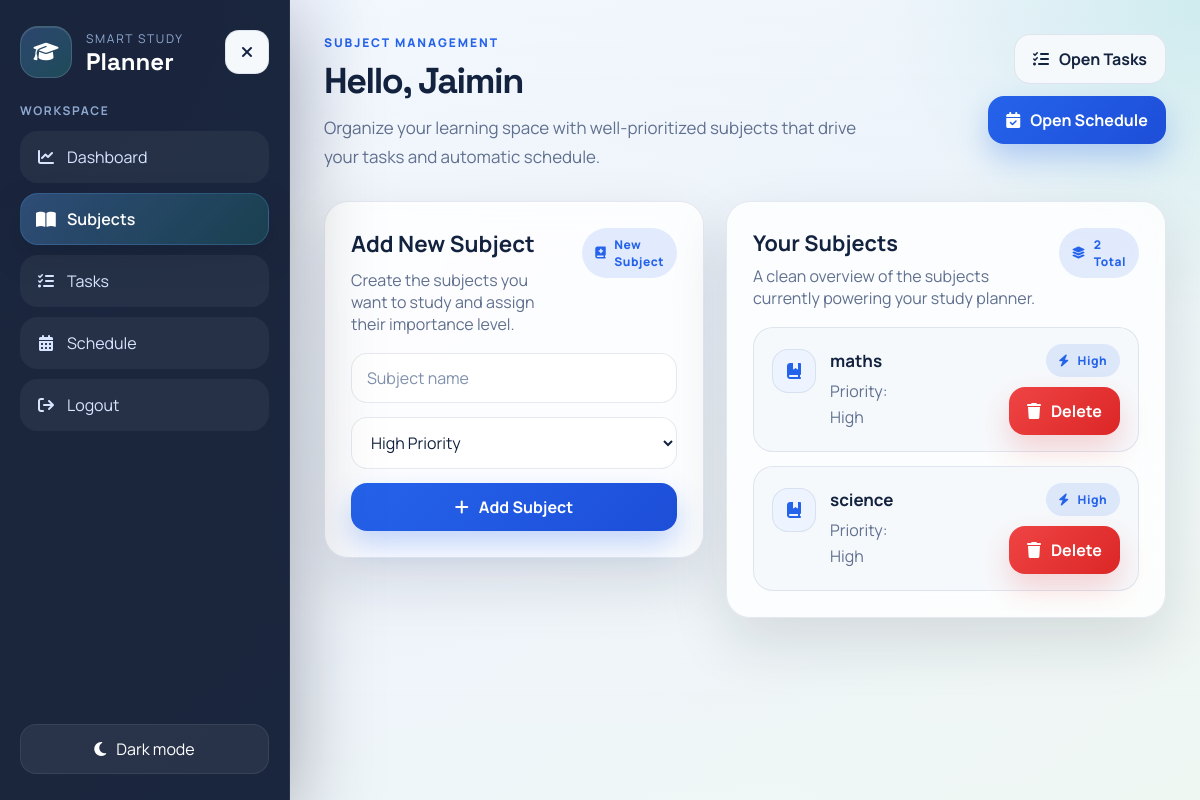
The page /subjects (signed in) on the database its author committed.
### tables this page shows
CREATE TABLE subjects(
            id INTEGER PRIMARY KEY AUTOINCREMENT,
            user_id INTEGER NOT NULL,
            name TEXT NOT NULL,
            priority TEXT NOT NULL,
            created_at TIMESTAMP DEFAULT CURRENT_TIMESTAMP,
            FOREIGN KEY (user_id) REFERENCES users (id)
        );

### app.py (the view, shortened to what this page needs)
@app.route("/subjects", methods=["GET", "POST"])
@login_required
def subjects():
    error = None
    conn = get_db_connection()
    subject_list = conn.execute(
        """
        SELECT id, name, priority
        FROM subjects
        WHERE user_id = ?
        ORDER BY id DESC
        """,
        (session["user_id"],),
    ).fetchall()
    conn.close()
    return render_template(
        "subjects.html",
        subjects=subject_list,
        error=error,
        user_name=session.get("user_name", "Student"),
    )

### app.py (called while the page is built)
def get_db_connection():
    conn = sqlite3.connect(DATABASE)
    conn.row_factory = sqlite3.Row
    conn.execute("PRAGMA foreign_keys = ON")
    return conn

def login_required(route_function):
    @wraps(route_function)
    def wrapper(*args, **kwargs):
        if "user_id" not in session:
            return redirect(url_for("login"))
        return route_function(*args, **kwargs)
    return wrapper

### templates/subjects.html (shortened to what this page needs)
<!DOCTYPE html>
<html lang="en">
<head>
<link rel="stylesheet" href="https://cdnjs.cloudflare.com/ajax/libs/font-awesome/6.5.2/css/all.min.css">
<link rel="stylesheet" href="{{ url_for('static', filename='css/style.css') }}">
</head>
<body class="page-shell page-subjects">
<div class="container">
<aside class="sidebar" id="appSidebar">
<div class="sidebar-top">
<a class="brand" href="{{ url_for('dashboard') }}">
<span class="brand-mark"><i class="fa-solid fa-graduation-cap"></i></span>
<span class="brand-copy">
<span class="brand-eyebrow">Smart Study</span>
<strong>Planner</strong>
</span>
</a>
<button type="button" class="icon-btn sidebar-close" data-sidebar-close aria-label="Close menu">
<i class="fa-solid fa-xmark"></i>
</button>
</div>
<div class="sidebar-section">
<p class="sidebar-label">Workspace</p>
<nav class="sidebar-nav">
<a class="nav-link" href="{{ url_for('dashboard') }}"><i class="fa-solid fa-chart-line"></i><span>Dashboard</span></a>
<a class="nav-link active" href="{{ url_for('subjects') }}"><i class="fa-solid fa-book-open"></i><span>Subjects</span></a>
<a class="nav-link" href="{{ url_for('tasks') }}"><i class="fa-solid fa-list-check"></i><span>Tasks</span></a>
<a class="nav-link" href="{{ url_for('schedule') }}"><i class="fa-solid fa-calendar-days"></i><span>Schedule</span></a>
<a class="nav-link" href="{{ url_for('logout') }}"><i class="fa-solid fa-arrow-right-from-bracket"></i><span>Logout</span></a>
</nav>
</div>
<div class="sidebar-footer">
<button type="button" class="theme-toggle" data-theme-toggle aria-label="Toggle color theme">
<i class="fa-solid fa-moon"></i>
<span>Dark mode</span>
</button>
</div>
</aside>
<main class="main">
<div class="page-header">
<div class="page-header-main">
<div class="header-tools">
<p class="eyebrow">Subject Management</p>
</div>
<h1>Hello, {{ user_name }}</h1>
<p class="page-subtitle">Organize your learning space with well-prioritized subjects that drive your tasks and automatic schedule.</p>
</div>
<div class="header-actions">
<a class="secondary-btn" href="{{ url_for('tasks') }}"><i class="fa-solid fa-list-check"></i><span>Open Tasks</span></a>
<a class="primary-btn" href="{{ url_for('schedule') }}"><i class="fa-solid fa-calendar-check"></i><span>Open Schedule</span></a>
</div>
</div>
<div class="subject-layout">
<div class="panel form-panel">
<div class="panel-head">
<div class="panel-title-wrap">
<h3>Add New Subject</h3>
<p>Create the subjects you want to study and assign their importance level.</p>
</div>
<span class="badge"><i class="fa-solid fa-book-medical"></i><span>New Subject</span></span>
</div>
<form method="POST" class="subject-form">
<input type="text" name="name" placeholder="Subject name" minlength="2" maxlength="50" value="{{ request.form.get('name', '') }}" required>
<select name="priority" required>
<option value="High" {% if request.form.get('priority') == 'High' %}selected{% endif %}>High Priority</option>
</select>
<button type="submit" class="primary-btn"><i class="fa-solid fa-plus"></i><span>Add Subject</span></button>
</form>
</div>
<div class="panel">
<div class="panel-head">
<div class="panel-title-wrap">
<h3>Your Subjects</h3>
<p>A clean overview of the subjects currently powering your study planner.</p>
</div>
<span class="badge"><i class="fa-solid fa-layer-group"></i><span>{{ subjects|length }} Total</span></span>
</div>
{% if subjects %}
<div class="list">
{% for subject in subjects %}
<div class="list-item">
<div class="list-item-body">
<span class="list-item-icon accent-purple"><i class="fa-solid fa-book-bookmark"></i></span>
<div>
<strong>{{ subject["name"] }}</strong>
<p>Priority: {{ subject["priority"] }}</p>
</div>
</div>
<div class="task-row-actions">
<span class="badge"><i class="fa-solid fa-bolt"></i><span>{{ subject["priority"] }}</span></span>
<form method="POST" action="{{ url_for('delete_subject', subject_id=subject['id']) }}">
<button type="submit" class="danger-btn"><i class="fa-solid fa-trash"></i><span>Delete</span></button>
</form>
</div>
</div>
{% endfor %}
</div>
{% else %}
<p class="empty-state">You have not added any subjects yet. Add one to start building a more organized study flow.</p>
{% endif %}
</div>
</div>
</main>
</div>
</body>
</html>

### rows shown on the page
subjects: name "maths", priority "High"
subjects: name "science", priority "High"

### other values the page prints
{{ user_name }} "Jaimin"
{{ subjects|length }} "2"
